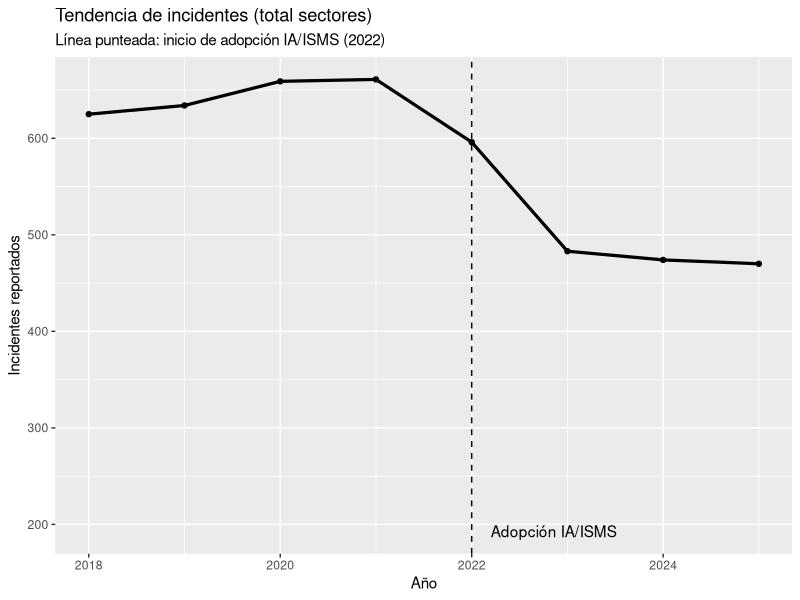

R code for this plot:

# 01_trend_analysis.R
# Time trend of incidents by sector with pre/post IA/ISMS overlay
# Output: outputs/figures/01_trend_incidents.png

library(readr); library(dplyr); library(ggplot2)

inc <- read_csv("incidents.csv")

p <- inc %>%
  group_by(year) %>%
  summarize(incidents = sum(incidents),
            adopted = max(adopt_IA_ISMS)) %>%
  ggplot(aes(x = year, y = incidents)) +
  geom_line(size = 1.1) +
  geom_point() +
  geom_vline(xintercept = 2022, linetype = "dashed") +
  annotate("text", x = 2022.2, y = max(inc$incidents), label = "Adopción IA/ISMS", hjust = 0) +
  labs(title = "Tendencia de incidentes (total sectores)",
       subtitle = "Línea punteada: inicio de adopción IA/ISMS (2022)",
       x = "Año", y = "Incidentes reportados")

dir.create("outputs/figures", recursive = TRUE, showWarnings = FALSE)
ggsave("outputs/figures/01_trend_incidents.png", plot = p, width = 7, height = 4.5, dpi = 150)

# Simple numeric: % reducción 2021 -> 2025
base_2021 <- inc %>% filter(year==2021) %>% summarize(n=sum(incidents)) %>% pull(n)
now_2025  <- inc %>% filter(year==2025) %>% summarize(n=sum(incidents)) %>% pull(n)
reduction <- (base_2021 - now_2025)/base_2021 * 100
cat(sprintf("Reducción estimada 2021->2025: %.1f%%\n", reduction))
